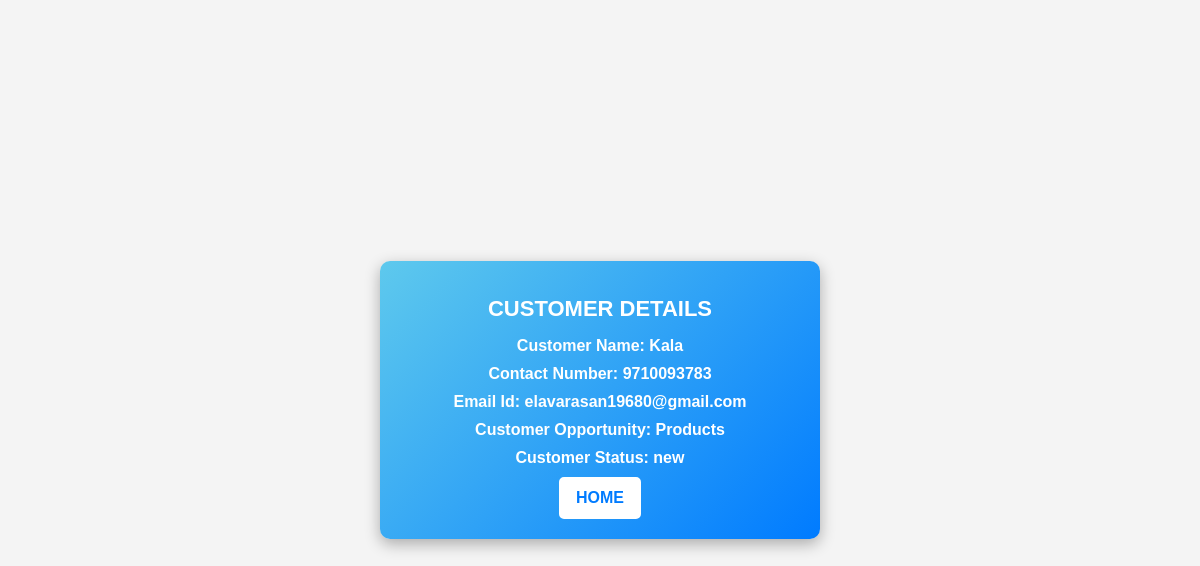
/customer_details/1/, run on the app's committed database.
### firstapp/models.py (models this page shows)
class Customer(models.Model):
    STATUS_CHOICES = [
        ("new", "New"),
        ("Follow_up_1", "Follow Up 1"),
        ("Follow_up_2", "Follow Up 2"),
        ("Follow_up_3", "Follow Up 3"),
        ("not_interested", "Not Interested"),
    ]
    ACTIVITY_CHOICES = [
        ("", "No Activity"),
        ("call", "Call"),
        ("email", "Email"),
        ("whatsapp", "Whatsapp"),
    ]
    name = models.CharField(max_length=255)
    contact = models.CharField(max_length=20)
    email = models.EmailField()
    opportunity = models.CharField(max_length=255)
    date = models.DateField(default=date.today)
    status = models.CharField(max_length=20, choices=STATUS_CHOICES, default="new")
    activity = models.CharField(max_length=20, choices=ACTIVITY_CHOICES, blank=True)

### firstapp/views.py (the view)
# urls.py: path("customer_details/<int:customer_id>/", views.customer_details, name="customer_details"),
def customer_details(request, customer_id):
    customer = get_object_or_404(Customer, id=customer_id)
    return render(request, "customer_details.html", {"customer": customer})

### firstapp/templates/customer_details.html (shortened to what this page needs)
    <html>
        <html lang="en">
    <head>
        </head>
        <body>
            <div class="customer">
            <center>
            <h1>CUSTOMER DETAILS</h1>
            <p>Customer Name: {{ customer.name }}</p>
            <p>Contact Number: {{ customer.contact }}</p>
            <p>Email Id: {{ customer.email }}</p>
            <p>Customer Opportunity: {{ customer.opportunity }}</p>
            <P>Customer Status: {{ customer.status }}</P>
            <a href="{% url 'index' %}">HOME</a>
            </center>
            </div>
        </body>
    </html>

### firstapp/templates/customer_details.html (style rules this page uses)
body { font-family: Arial, sans-serif; background-color: #f4f4f4; display: flex; justify-content: center; align-items: center; height: 100vh; margin: 0; }
.customer { background: linear-gradient(135deg, #5ec9ed, #007bff); color: white; padding: 20px; width: 400px; text-align: center; border-radius: 10px; box-shadow: 0px 5px 15px rgba(0, 0, 0, 0.3); transition: transform 0.3s ease-in-out; }
h1 { font-size: 22px; margin-bottom: 15px; text-transform: uppercase; }
p { font-size: 16px; margin: 10px 0; font-weight: bold; }
a { display: inline-block; background-color: white; color: #007bff; text-decoration: none; padding: 10px 15px; border-radius: 5px; font-weight: bold; border: 2px solid white; transition: 0.3s; }

### data on the page
Customer: name "Kala", contact "9710093783", email "elavarasan19680@gmail.com", opportunity "Products", status "new"
